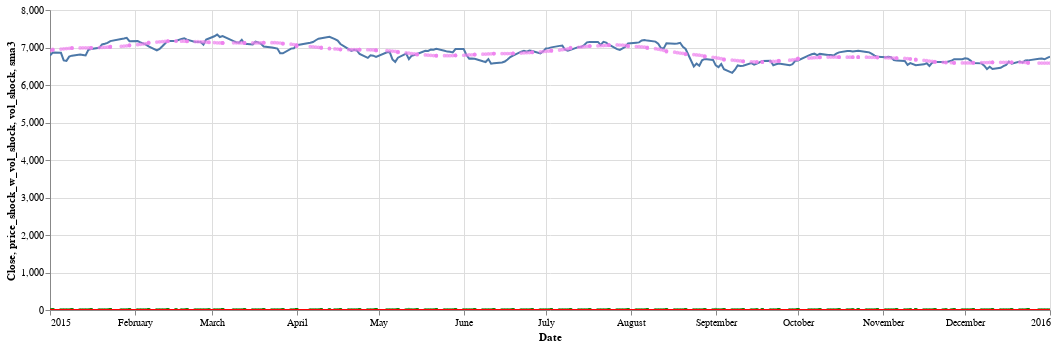

Notebook cell for this chart:
### Code cell
plot_nifty=alt.Chart(data3).mark_line().encode(
    x='Date',
    y='Close'
).interactive()
sma13 = alt.Chart(data3).mark_point(
    color='violet',
    size=3
).transform_window(
    sma3='mean(Close)',
    frame=[-25, 25]
).encode(
    x='Date',
    y='sma3:Q'
)
vol_s3=alt.Chart(data3).mark_line(color='red').encode(
    x='Date',
    y='vol_shock'
).interactive()
points3 = alt.Chart(data3).mark_point(color='green',size=5).encode(
    x='Date',
    y='price_shock_w_vol_shock',

).interactive()

(plot_nifty + points3 + vol_s3 + sma13).properties(width=1000,height=300)

### Figure 1 — Vega-Lite specification as saved in the notebook (floating-point values rounded to 4 significant figures; data arrays with more than 128 entries replaced by an {"elided": "..."} marker saying what was removed)
{"config": {"view": {"continuousWidth": 400, "continuousHeight": 300}}, "layer": [{"mark": "line", "encoding": {"x": {"type": "temporal", "field": "Date"}, "y": {"type": "quantitative", "field": "Close"}}, "selection": {"selector058": {"type": "interval", "bind": "scales", "encodings": ["x", "y"]}}}, {"mark": {"type": "point", "color": "green", "size": 5}, "encoding": {"x": {"type": "temporal", "field": "Date"}, "y": {"type": "quantitative", "field": "price_shock_w_vol_shock"}}, "selection": {"selector060": {"type": "interval", "bind": "scales", "encodings": ["x", "y"]}}}, {"mark": {"type": "line", "color": "red"}, "encoding": {"x": {"type": "temporal", "field": "Date"}, "y": {"type": "quantitative", "field": "vol_shock"}}, "selection": {"selector059": {"type": "interval", "bind": "scales", "encodings": ["x", "y"]}}}, {"mark": {"type": "point", "color": "violet", "size": 3}, "encoding": {"x": {"type": "temporal", "field": "Date"}, "y": {"type": "quantitative", "field": "sma3"}}, "transform": [{"window": [{"op": "mean", "field": "Close", "as": "sma3"}], "frame": [-25, 25]}]}], "data": {"name": "data-a66c298322f49ddf9ad923eaa319b9e7"}, "height": 300, "width": 1000, "$schema": "https://vega.github.io/schema/vega-lite/v4.8.1.json", "datasets": {"data-a66c298322f49ddf9ad923eaa319b9e7": {"elided": "366 records"}}}
